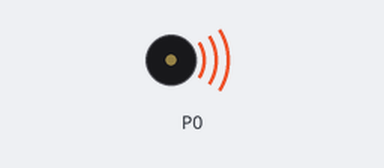
Bench run of a program on a simulated BBC micro:bit running MicroPython. Shown: buzzer (waves = sounding). At 10.8 s the program stops and its outputs stay as they are.

Above: at 0.24 s.
At 10.8 s:
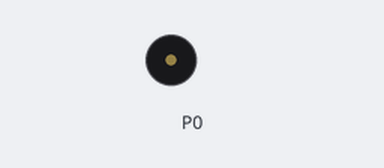
Timing chart, 0 to 12.3 s (numbered marks = the images above):
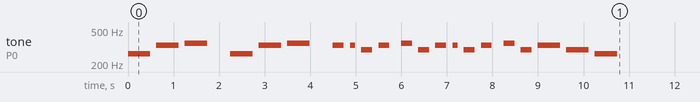

The program:

ovcaci_ctveraci.py
```python
from microbit import *
import music
nota = ["C4:4", "R:1", "E4:4", "R:1", "F4:4", "R:4", "C4:4", "R:1", "E4:4", "R:1", "F4:4", "R:4",
        "E4:2", "R:1", "E4,2", "R:1", "D4:2", "R:1", "E4:2", "R:2", "F4:2", "R:1", "D4:2", "R:1",
        "E4:2", "R:1", "E4,2", "R:1", "D4:2", "R:1", "E4:2", "R:2", "F4:2", "R:1", "D4:2", "R:1",
        "E4:4", "R:1", "D4:4", "R:1", "C4:4"]
music.play(nota)
```

Measured:
- by itself, tone on P0: plays 262 Hz for 0.49 s, 330 Hz for 0.49 s, 349 Hz for 0.49 s, 262 Hz for 0.49 s, 330 Hz for 0.49 s, 349 Hz for 0.49 s … (21 notes in this stretch)
